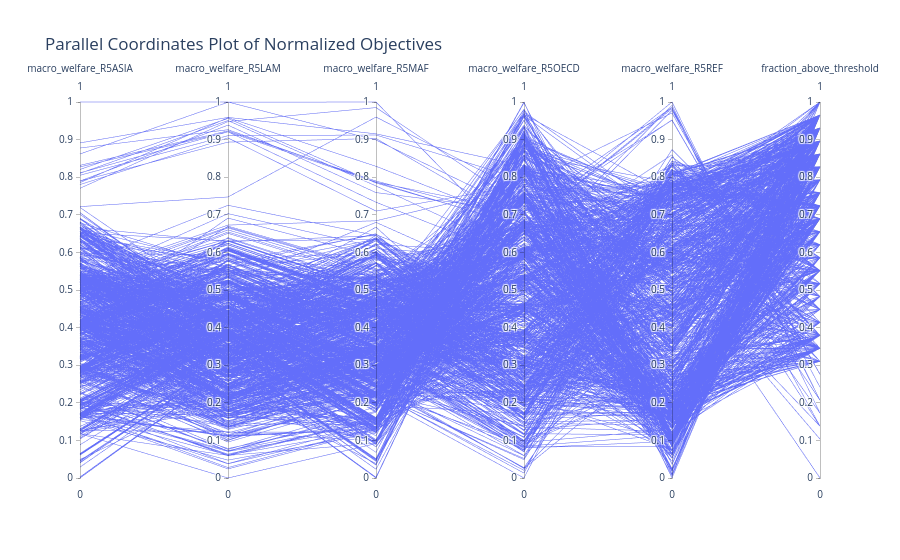

Notebook source saved alongside this figure:
### Code cell
# Read the reference set csv
import pandas as pd

path = "data/temporary/MOMA_DATA/200k" # Change this to your path

# reference_set = pd.read_csv(f"{path}/MOMA_reference_set.csv")
reference_set = pd.read_csv(f"{path}/200000.csv")

# Print reading from path and filename
# print(f"Reading reference set from {path}/MOMA_reference_set.csv")
# Print number of rows
print(f"Reference set size: {reference_set.shape[0]}")



df = reference_set

# Keep the last 6 columns
df_last6 = df.iloc[:, -6:]

# Print min and max of each of the last 6 columns
for column in df_last6.columns:
    print(f"{column}: min = {df_last6[column].min()}, max = {df_last6[column].max()}")
    # print difference between max and min
    print(f"{column}: range = {df_last6[column].max() - df_last6[column].min()}")


# Normalize the last 6 columns between 0 and 1
df_normalized = df_last6.copy()
for column in df_normalized.columns:
    min_val = df_normalized[column].min()
    max_val = df_normalized[column].max()
    df_normalized[column] = (df_normalized[column] - min_val) / (max_val - min_val)

# Use plotly to create a parallel axes plot
import plotly.express as px
fig = px.parallel_coordinates(
    df_normalized,
    dimensions=df_normalized.columns,
    title="Parallel Coordinates Plot of Normalized Objectives",
)
fig.show()

### Figure 1 — Plotly figure (JSON) as saved in the notebook; plotly's stock layout.template omitted (floating-point values rounded to 4 significant figures; data arrays with more than 128 entries replaced by an {"elided": "..."} marker saying what was removed)
{"data": [{"dimensions": [{"label": "macro_welfare_R5ASIA", "values": {"elided": "1016 float values"}}, {"label": "macro_welfare_R5LAM", "values": {"elided": "1016 float values"}}, {"label": "macro_welfare_R5MAF", "values": {"elided": "1016 float values"}}, {"label": "macro_welfare_R5OECD", "values": {"elided": "1016 float values"}}, {"label": "macro_welfare_R5REF", "values": {"elided": "1016 float values"}}, {"label": "fraction_above_threshold", "values": {"elided": "1016 float values"}}], "domain": {"x": [0, 1], "y": [0, 1]}, "name": "", "type": "parcoords"}], "layout": {"legend": {"tracegroupgap": 0}, "title": {"text": "Parallel Coordinates Plot of Normalized Objectives"}}}
